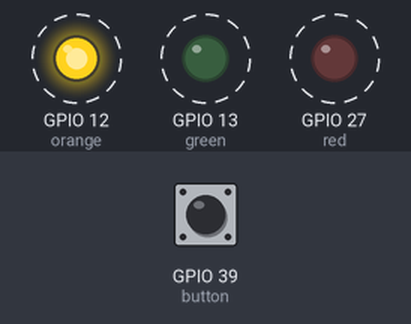
The program below on a simulated ESP32 board running MicroPython. On the bench: output pins drawn as LEDs (lit = HIGH). Dashed ring = blinking. The inputs (shaded band) are chosen by the test bench; at power-on: GPIO 39 (button) HIGH.

Above: at 0.7 s.
1.3 s: GPIO 39 (button) pulled LOW for 3.2 s
At 1.3 s:
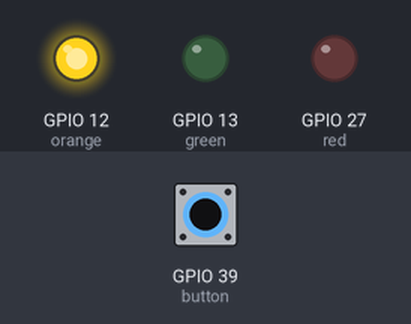
At 4.7 s:
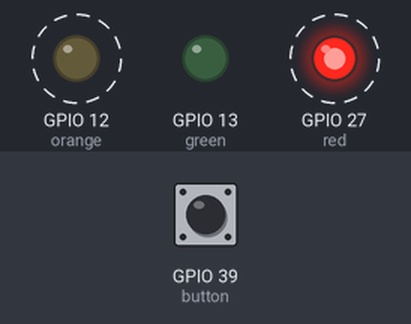
Timing chart, 0 to 12.0 s (numbered marks = the images above; inputs shaded):
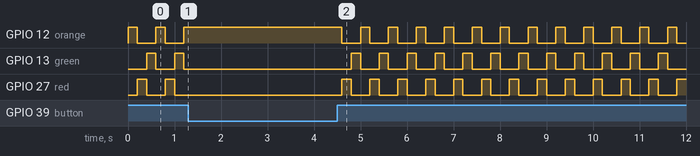

The program:

task2.py
```python
# -*- coding: utf-8 -*-
import machine
import time
green = machine.Pin(13, machine.Pin.OUT)
orange = machine.Pin(12, machine.Pin.OUT)
red = machine.Pin(27, machine.Pin.OUT)
button = machine.Pin(39, machine.Pin.IN, machine.Pin.PULL_UP)

i = 0
while 1==1:
    if button.value() :
        i = (i+1)%3
    if i==0:
        green.value(1)
        orange.value(0)
        red.value(0)
    elif i==1:
        green.value(0)
        orange.value(1)
        red.value(0)
    elif i==2:
        green.value(0)
        orange.value(0)
        red.value(1)
    time.sleep(0.2)
```
